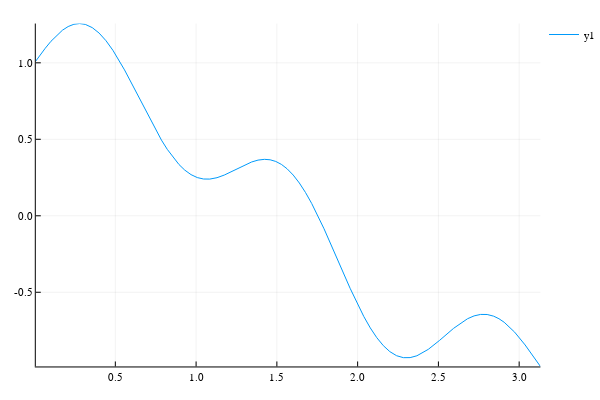

Notebook code for this chart:
### Code cell
plot(θ->f(cos(θ)), 0, π)

### Figure 1 — Plotly figure (JSON) as saved in the notebook; plotly's stock layout.template omitted (floating-point values rounded to 4 significant figures)
{"data": [{"colorbar": {"title": ""}, "line": {"color": "rgba(0, 154, 250, 1.000)", "dash": "solid", "shape": "linear", "width": 1}, "mode": "lines", "name": "y1", "showlegend": true, "type": "scatter", "x": [0.00767, 0.01534, 0.02301, 0.03068, 0.06614, 0.1016, 0.1371, 0.1725, 0.208, 0.2434, 0.2789, 0.3144, 0.357, 0.3996, 0.4422, 0.4848, 0.5569, 0.629, 0.7073, 0.7856, 0.8216, 0.8577, 0.8938, 0.9299, 0.9686, 1.007, 1.046, 1.085, 1.129, 1.174, 1.219, 1.264, 1.304, 1.344, 1.383, 1.423, 1.458, 1.493, 1.528, 1.563, 1.601, 1.639, 1.677, 1.715, 1.792, 1.869, 1.953, 2.038, 2.078, 2.119, 2.159, 2.199, 2.241, 2.283, 2.325, 2.367, 2.437, 2.508, 2.594, 2.68, 2.721, 2.761, 2.802, 2.842, 2.875, 2.907, 2.94, 2.972, 3.037, 3.102, 3.112, 3.122, 3.132], "xaxis": "x", "y": [1.011, 1.023, 1.034, 1.045, 1.095, 1.141, 1.18, 1.213, 1.237, 1.252, 1.257, 1.251, 1.23, 1.194, 1.144, 1.082, 0.9537, 0.8076, 0.6448, 0.4947, 0.4341, 0.3807, 0.3353, 0.2985, 0.269, 0.2498, 0.2403, 0.2399, 0.249, 0.2662, 0.2885, 0.313, 0.3339, 0.3516, 0.364, 0.369, 0.366, 0.3552, 0.3359, 0.3075, 0.2662, 0.2143, 0.1522, 0.08087, -0.08496, -0.269, -0.4739, -0.6583, -0.733, -0.7969, -0.8488, -0.8879, -0.9147, -0.9275, -0.9272, -0.9151, -0.8732, -0.8138, -0.7358, -0.6731, -0.6544, -0.6448, -0.6453, -0.6563, -0.6729, -0.6961, -0.7255, -0.7606, -0.8444, -0.9397, -0.9548, -0.9699, -0.985], "yaxis": "y"}], "layout": {"annotations": [], "height": 400, "legend": {"bgcolor": "rgba(255, 255, 255, 1.000)", "bordercolor": "rgba(0, 0, 0, 1.000)", "font": {"color": "rgba(0, 0, 0, 1.000)", "family": "sans-serif", "size": 11}, "x": 1, "y": 1}, "margin": {"b": 20, "l": 0, "r": 0, "t": 20}, "paper_bgcolor": "rgba(255, 255, 255, 1.000)", "plot_bgcolor": "rgba(255, 255, 255, 1.000)", "showlegend": true, "width": 600, "xaxis": {"anchor": "y", "domain": [0.06582, 0.9934], "gridcolor": "rgba(0, 0, 0, 0.100)", "gridwidth": 0.5, "linecolor": "rgba(0, 0, 0, 1.000)", "mirror": false, "range": [0.00767, 3.132], "showgrid": true, "showline": true, "showticklabels": true, "tickangle": 0, "tickcolor": "rgb(0, 0, 0)", "tickfont": {"color": "rgba(0, 0, 0, 1.000)", "family": "sans-serif", "size": 11}, "tickmode": "array", "ticks": "inside", "ticktext": ["0.5", "1.0", "1.5", "2.0", "2.5", "3.0"], "tickvals": [0.5, 1, 1.5, 2, 2.5, 3], "title": "", "titlefont": {"color": "rgba(0, 0, 0, 1.000)", "family": "sans-serif", "size": 15}, "type": "-", "visible": true, "zeroline": false, "zerolinecolor": "rgba(0, 0, 0, 1.000)"}, "yaxis": {"anchor": "x", "domain": [0.03762, 0.9902], "gridcolor": "rgba(0, 0, 0, 0.100)", "gridwidth": 0.5, "linecolor": "rgba(0, 0, 0, 1.000)", "mirror": false, "range": [-0.985, 1.257], "showgrid": true, "showline": true, "showticklabels": true, "tickangle": 0, "tickcolor": "rgb(0, 0, 0)", "tickfont": {"color": "rgba(0, 0, 0, 1.000)", "family": "sans-serif", "size": 11}, "tickmode": "array", "ticks": "inside", "ticktext": ["-0.5", "0.0", "0.5", "1.0"], "tickvals": [-0.5, 0, 0.5, 1], "title": "", "titlefont": {"color": "rgba(0, 0, 0, 1.000)", "family": "sans-serif", "size": 15}, "type": "-", "visible": true, "zeroline": false, "zerolinecolor": "rgba(0, 0, 0, 1.000)"}}}
